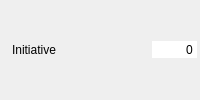
       <widget class="QWidget" name="widget_ini" native="true">
        <property name="minimumSize">
         <size>
          <width>200</width>
          <height>26</height>
         </size>
        </property>
        <layout class="QHBoxLayout" name="horizontalLayout_5">
         <property name="spacing">
          <number>2</number>
         </property>
         <property name="leftMargin">
          <number>3</number>
         </property>
         <property name="topMargin">
          <number>3</number>
         </property>
         <property name="rightMargin">
          <number>3</number>
         </property>
         <property name="bottomMargin">
          <number>3</number>
         </property>
         <item>
          <widget class="QLabel" name="label_ini">
           <property name="text">
            <string/>
           </property>
           <property name="pixmap">
            <pixmap resource="../../resources/resources.qrc">:/images/Aptitudes/init.png</pixmap>
           </property>
          </widget>
         </item>
         <item>
          <widget class="QLabel" name="label_10">
           <property name="text">
            <string>Initiative</string>
           </property>
          </widget>
         </item>
         <item>
          <spacer name="horizontalSpacer_6">
           <property name="orientation">
            <enum>Qt::Horizontal</enum>
           </property>
           <property name="sizeHint" stdset="0">
            <size>
             <width>37</width>
             <height>12</height>
            </size>
           </property>
          </spacer>
         </item>
         <item>
          <widget class="QSpinBox" name="sp_ini">
           <property name="focusPolicy">
            <enum>Qt::NoFocus</enum>
           </property>
           <property name="autoFillBackground">
            <bool>true</bool>
           </property>
           <property name="frame">
            <bool>false</bool>
           </property>
           <property name="alignment">
            <set>Qt::AlignRight|Qt::AlignTrailing|Qt::AlignVCenter</set>
           </property>
           <property name="buttonSymbols">
            <enum>QAbstractSpinBox::NoButtons</enum>
           </property>
           <property name="suffix">
            <string/>
           </property>
           <property name="minimum">
            <number>-99</number>
           </property>
           <property name="maximum">
            <number>9999999</number>
           </property>
           <property name="stepType">
            <enum>QAbstractSpinBox::DefaultStepType</enum>
           </property>
          </widget>
         </item>
        </layout>
       </widget>
